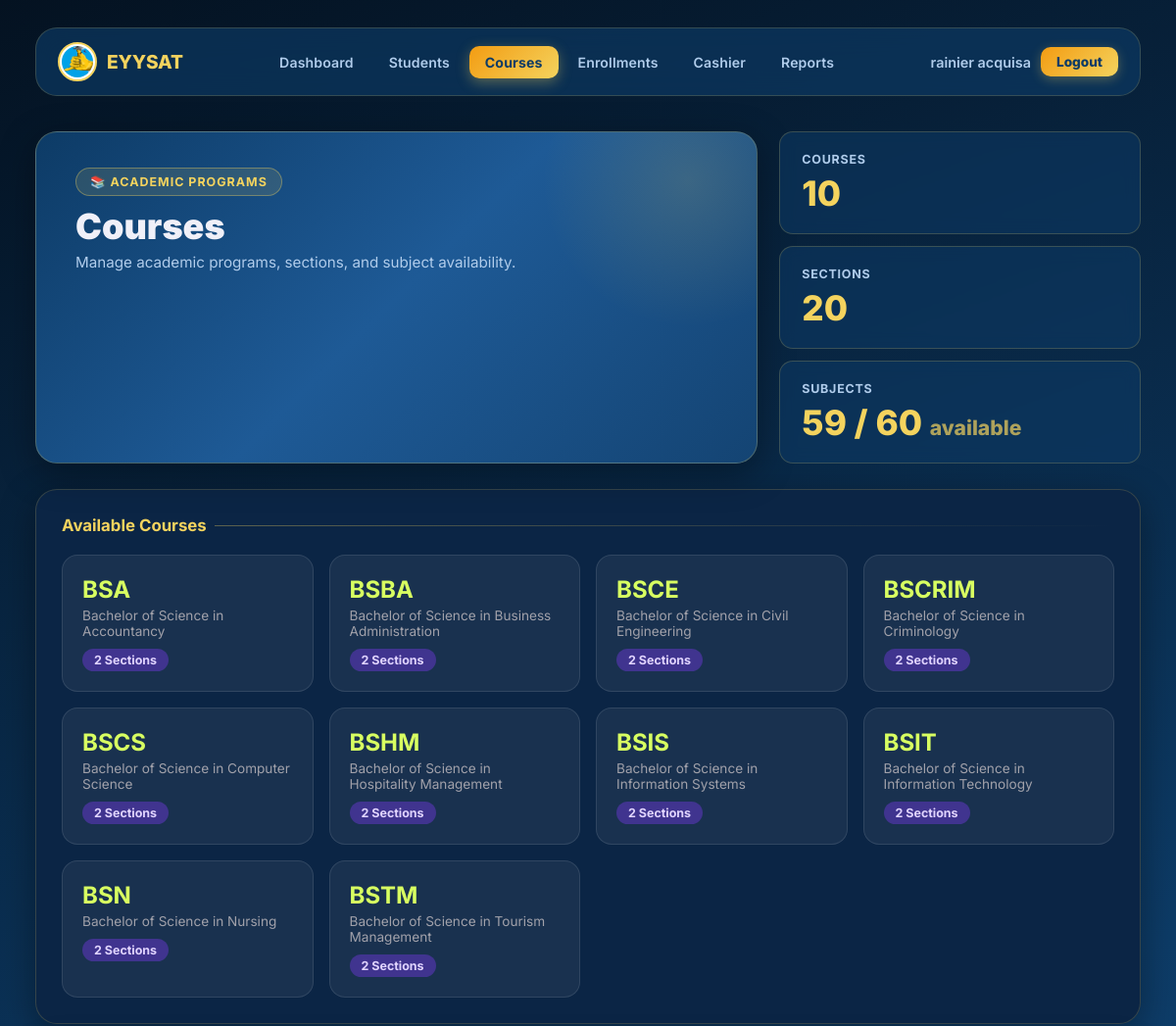
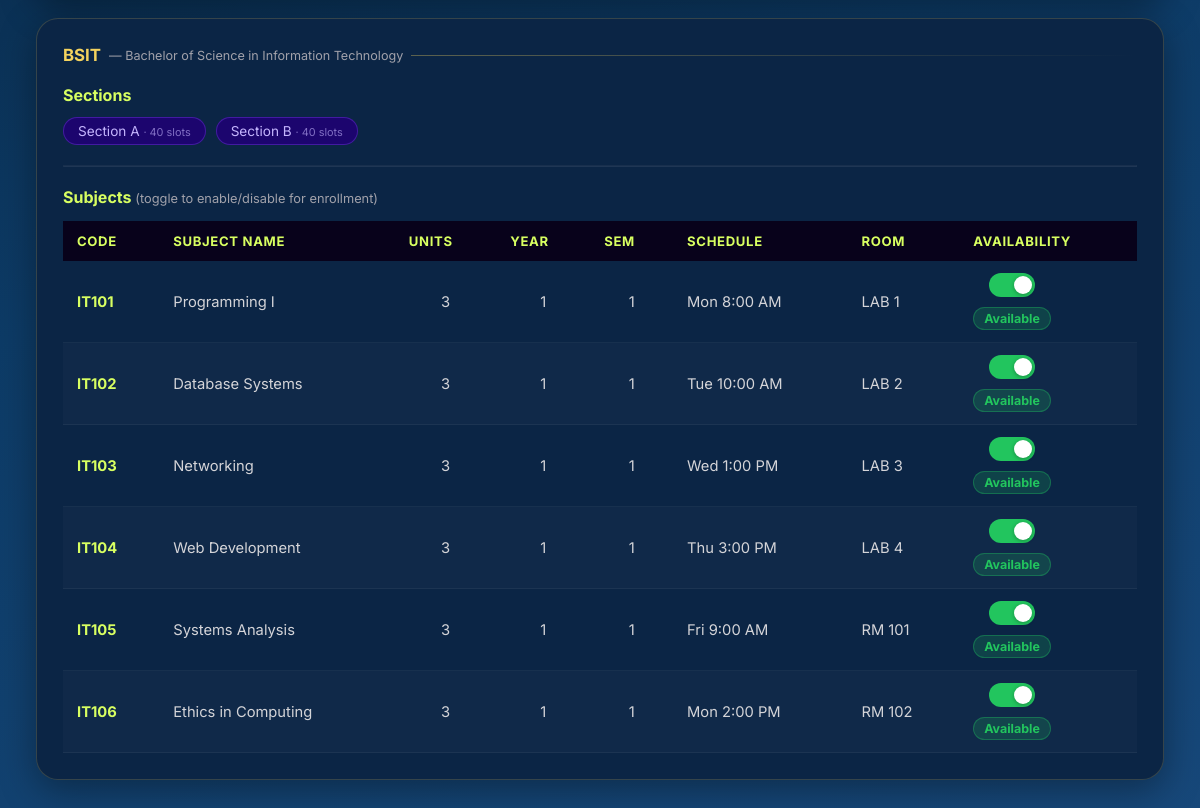
Page /admin/courses.php?course=1 (signed in) on the committed database (2 pictures, top to bottom).
### tables this page shows
CREATE TABLE `courses` (
  `id` int(11) NOT NULL,
  `course_code` varchar(20) NOT NULL,
  `course_name` varchar(100) NOT NULL,
  `created` timestamp NOT NULL DEFAULT current_timestamp()
);

CREATE TABLE `sections` (
  `id` int(11) NOT NULL,
  `section_id` int(11) DEFAULT NULL,
  `course_id` int(11) NOT NULL,
  `section_name` varchar(50) NOT NULL,
  `max_slots` int(11) DEFAULT 40,
  `created` timestamp NOT NULL DEFAULT current_timestamp()
);

CREATE TABLE `subjects` (
  `id` int(11) NOT NULL,
  `course_id` int(11) DEFAULT NULL,
  `subject_code` varchar(20) DEFAULT NULL,
  `subject_name` varchar(100) DEFAULT NULL,
  `units` int(11) DEFAULT NULL,
  `sem` int(11) DEFAULT NULL,
  `year_level` int(11) DEFAULT NULL,
  `created` timestamp NOT NULL DEFAULT current_timestamp(),
  `section_id` int(11) DEFAULT NULL,
  `schedule_day` varchar(20) DEFAULT NULL,
  `schedule_time` varchar(50) DEFAULT NULL,
  `room_number` varchar(20) DEFAULT NULL,
  `is_available` tinyint(1) NOT NULL DEFAULT 1
);

### admin/courses.php (the view, shortened to what this page needs)
<?php
include '../db/dbconn.php';
$selected_course = isset($_GET['course']) ? (int) $_GET['course'] : 0;
$coursesQuery = mysqli_query($conn, "
    SELECT
        courses.id,
        courses.course_code,
        courses.course_name,
        COUNT(sections.id) AS total_sections
    FROM courses
    LEFT JOIN sections ON courses.id = sections.course_id
    GROUP BY courses.id
    ORDER BY courses.course_code
");
$totalCourses  = mysqli_num_rows($coursesQuery);
$totalSections = (int) mysqli_fetch_assoc(mysqli_query($conn, 'SELECT COUNT(*) total FROM sections'))['total'];
$totalSubjects = (int) mysqli_fetch_assoc(mysqli_query($conn, 'SELECT COUNT(*) total FROM subjects'))['total'];
$availSubjects = (int) mysqli_fetch_assoc(mysqli_query($conn, 'SELECT COUNT(*) total FROM subjects WHERE is_available = 1'))['total'];
mysqli_data_seek($coursesQuery, 0);
?>
<!DOCTYPE html>
<html lang="en">
<head>
    <link rel="stylesheet" href="../css/admin_dashboard.css">
</head>
<body>
<div class="dashboard-container">
    <?php include 'navbar_layout.php'; ?>
    <div class="hero">
        <div class="welcome">
            <span class="hero-badge">📚 Academic Programs</span>
            <h1>Courses</h1>
            <p>Manage academic programs, sections, and subject availability.</p>
        </div>
        <div class="hero-stats">
            <div class="mini-stat">
                <h3>Courses</h3>
                <span><?= $totalCourses ?></span>
            </div>
            <div class="mini-stat">
                <h3>Sections</h3>
                <span><?= $totalSections ?></span>
            </div>
            <div class="mini-stat">
                <h3>Subjects</h3>
                <span><?= $availSubjects ?> / <?= $totalSubjects ?> <small style="font-size:.6em;opacity:.7;">available</small></span>
            </div>
        </div>
    </div>
    <div class="analytics-grid" style="grid-template-columns:1fr;">
        <div class="card">
            <h3>Available Courses</h3>
            <div class="course-grid">
                <?php while ($course = mysqli_fetch_assoc($coursesQuery)) { ?>
                    <a href="courses.php?course=<?= (int) $course['id'] ?>" class="course-card">
                        <h2><?= htmlspecialchars($course['course_code']) ?></h2>
                        <p><?= htmlspecialchars($course['course_name']) ?></p>
                        <span><?= (int) $course['total_sections'] ?> Sections</span>
                    </a>
                <?php } ?>
            </div>
        </div>
        <?php if ($selected_course > 0):
            $courseInfo = mysqli_fetch_assoc(mysqli_query($conn,
                'SELECT * FROM courses WHERE id = ' . $selected_course));
            if ($courseInfo):
        ?>
        <div class="card">
            <h3><?= htmlspecialchars($courseInfo['course_code']) ?>
                <span style="font-size:.75em;color:#a1a1aa;font-weight:400;">
                    — <?= htmlspecialchars($courseInfo['course_name']) ?>
                </span>
            </h3>
            <div style="margin:16px 0 8px;">
                <h4 style="color:#d8ff61;margin-bottom:12px;">Sections</h4>
                <div style="display:flex;gap:10px;flex-wrap:wrap;">
                    <?php
                    $sections = mysqli_query($conn,
                        'SELECT * FROM sections WHERE course_id = ' . $selected_course . ' ORDER BY section_name');
                    while ($section = mysqli_fetch_assoc($sections)): ?>
                        <div class="section-pill">
                            <?= htmlspecialchars($section['section_name']) ?>
                            <span style="opacity:.6;font-size:.8em;"> · <?= (int) $section['max_slots'] ?> slots</span>
                        </div>
                    <?php endwhile; ?>
                </div>
            </div>
            <hr style="border-color:rgba(255,255,255,.08);margin:20px 0;">
            <h4 style="color:#d8ff61;margin-bottom:14px;">Subjects
                <span style="color:#a1a1aa;font-weight:400;font-size:.8em;">(toggle to enable/disable for enrollment)</span>
            </h4>
            <div style="overflow-x:auto;">
                <table class="subjects-table">
                    <thead>
                        <tr>
                            <th>Code</th>
                            <th>Subject Name</th>
                            <th>Units</th>
                            <th>Year</th>
                            <th>Sem</th>
                            <th>Schedule</th>
                            <th>Room</th>
                            <th>Availability</th>
                        </tr>
                    </thead>
                    <tbody>
                        <?php
                        $subjects = mysqli_query($conn,
                            'SELECT * FROM subjects WHERE course_id = ' . $selected_course . ' ORDER BY year_level, sem, subject_code');
                        while ($subj = mysqli_fetch_assoc($subjects)):
                            $available = (bool) $subj['is_available'];
                        ?>
                        <tr>
                            <td><strong style="color:#d8ff61;"><?= htmlspecialchars($subj['subject_code']) ?></strong></td>
                            <td><?= htmlspecialchars($subj['subject_name']) ?></td>
                            <td style="text-align:center;"><?= (int) $subj['units'] ?></td>
                            <td style="text-align:center;"><?= (int) $subj['year_level'] ?></td>
                            <td style="text-align:center;"><?= (int) $subj['sem'] ?></td>
                            <td>
                                <?= htmlspecialchars($subj['schedule_day'] ?? '—') ?>
                                <?= htmlspecialchars($subj['schedule_time'] ?? '') ?>
                            </td>
                            <td><?= htmlspecialchars($subj['room_number'] ?? '—') ?></td>
                            <td>
                                <form method="POST" action="../functions/toggle_subject.php"
                                      style="display:inline-flex;align-items:center;gap:10px;">
                                    <label class="toggle-switch" title="<?= $available ? 'Click to disable' : 'Click to enable' ?>">
                                        <span class="toggle-track"></span>
                                    </label>
                                    <span class="avail-badge <?= $available ? 'badge-avail' : 'badge-unavail' ?>">
                                        <?= $available ? 'Available' : 'Unavailable' ?>
                                    </span>
                                </form>
                            </td>
                        </tr>
                        <?php endwhile; ?>
                    </tbody>
                </table>
            </div>
        </div>
        <?php endif; endif; ?>
    </div>
</div>
</body>
</html>

### css/admin_dashboard.css (style rules this page uses)
*, *::before, *::after { margin: 0; padding: 0; box-sizing: border-box; font-family: "Inter", sans-serif; }
:root { --lime: #f4d35e; --purple: #0d3b66; --purple-mid: #1e5a96; --purple-light: #f4d35e; --academy-gold: #f39c12; --bg-deep: #06182b; --bg-dark: #09223c; --bg-card: #0b2545; --bg-card2: #0f315a; --border: rgba(244, 211, 94, 0.18); --text-muted: #b0cceb; --text-dim: #769fcb; --radius-lg: 22px; --radius-md: 14px; --shadow-card: 0 10px 36px rgba(0,0,0,.35); --glow-lime: 0 0 24px rgba(244, 211, 94, 0.25); --glow-purple: 0 0 24px rgba(13, 59, 102, 0.4); }
html { scroll-behavior: smooth; }
body { min-height: 100vh; background: var(--bg-deep); color: #f0f0f8; }
.dashboard-container { background: linear-gradient(160deg, #041221 0%, #0d3b66 60%, #17487a 100%); min-height: 100vh; padding: 28px 36px 48px; }
.hero-badge { display: inline-block; background: rgba(244,211,94,.12); border: 1px solid rgba(244,211,94,.35); color: var(--lime); font-size: .78rem; font-weight: 700; letter-spacing: .08em; text-transform: uppercase; border-radius: 999px; padding: 6px 14px; margin-bottom: 12px; }
.hero { display: grid; grid-template-columns: 2fr 1fr; gap: 22px; margin-bottom: 26px; }
.welcome { background: linear-gradient(135deg, #0d3b66 0%, #1e5a96 50%, #144473 100%); border: 1px solid rgba(244,211,94,.25); border-radius: var(--radius-lg); padding: 36px 40px; position: relative; overflow: hidden; box-shadow: var(--shadow-card); }
.welcome::before { content: ''; position: absolute; width: 300px; height: 300px; background: radial-gradient(circle, rgba(244,211,94,.15), transparent 70%); right: -80px; top: -100px; pointer-events: none; }
.welcome h1 { font-size: clamp(2rem, 3vw, 3rem); font-weight: 900; line-height: 1.1; margin-bottom: 6px; }
.welcome > p { color: var(--text-muted); font-size: .95rem; margin-bottom: 24px; }
.hero-stats { display: flex; flex-direction: column; gap: 12px; }
.mini-stat { background: rgba(13, 59, 102, 0.55); border: 1px solid rgba(244, 211, 94, 0.2); border-radius: var(--radius-md); padding: 20px 22px; backdrop-filter: blur(8px); transition: all .25s; flex: 1; }
.mini-stat h3 { color: var(--text-muted); font-size: .78rem; font-weight: 700; letter-spacing: .06em; text-transform: uppercase; margin-bottom: 6px; }
.mini-stat span { font-size: 2.2rem; font-weight: 800; color: var(--lime); }
.analytics-grid { display: grid; grid-template-columns: 1fr 1fr; gap: 20px; }
.card { background: var(--bg-card); border: 1px solid var(--border); border-radius: var(--radius-lg); padding: 26px; box-shadow: var(--shadow-card); transition: border-color .25s; }
.card h3 { font-size: 1.05rem; font-weight: 700; color: var(--lime); margin-bottom: 20px; display: flex; align-items: center; gap: 8px; }
.card h3::after { content: ''; flex: 1; height: 1px; background: linear-gradient(to right, rgba(244, 211, 94, 0.35), transparent); }
.card form { display: flex; flex-direction: column; gap: 12px; }
.card label { font-weight: 600; font-size: .85rem; color: var(--text-muted); }
.cards, .course-grid { display: grid; grid-template-columns: repeat(auto-fit, minmax(200px, 1fr)); gap: 16px; }
.course-card { background: rgba(255,255,255,.04); border: 1px solid rgba(255,255,255,.08); border-radius: 14px; padding: 20px; text-decoration: none; color: #fff; transition: all .25s; border-left: 4px solid var(--purple); }
.course-card h2 { color: var(--lime); font-size: 1.4rem; margin-bottom: 6px; }
.course-card p { color: var(--text-muted); font-size: .85rem; margin-bottom: 10px; }
.course-card span { display: inline-block; background: rgba(124,58,237,.35); color: #c4b5fd; padding: 4px 12px; border-radius: 999px; font-size: .78rem; font-weight: 700; }
.subjects-table { width: 100%; border-collapse: collapse; font-size: .9rem; }
.subjects-table th { background: rgba(8,2,27,.7); color: var(--lime); padding: 10px 12px; text-align: left; font-size: .8rem; }
.subjects-table td { padding: 10px 12px; border-bottom: 1px solid rgba(255,255,255,.05); color: #d4d4d8; }
.subjects-table tr:nth-child(even) td { background: rgba(255,255,255,.02); }

### rows in the picture
courses: course_code "BSA", course_name "Bachelor of Science in Accountancy", total_sections "2"
courses: course_code "BSBA", course_name "Bachelor of Science in Business Administration", total_sections "2"
courses: course_code "BSCE", course_name "Bachelor of Science in Civil Engineering", total_sections "2"
courses: course_code "BSCRIM", course_name "Bachelor of Science in Criminology", total_sections "2"
courses: course_code "BSCS", course_name "Bachelor of Science in Computer Science", total_sections "2"
courses: course_code "BSHM", course_name "Bachelor of Science in Hospitality Management", total_sections "2"
courses: course_code "BSIS", course_name "Bachelor of Science in Information Systems", total_sections "2"
courses: course_code "BSIT", course_name "Bachelor of Science in Information Technology", total_sections "2"
courses: course_code "BSN", course_name "Bachelor of Science in Nursing", total_sections "2"
courses: course_code "BSTM", course_name "Bachelor of Science in Tourism Management", total_sections "2"
sections: section_name "Section A", max_slots "40"
sections: section_name "Section B", max_slots "40"
subjects: subject_code "IT101", subject_name "Programming I", units "3", year_level "1", sem "1", schedule_day "Mon", schedule_time "8:00 AM", room_number "LAB 1", is_available "Available"
subjects: subject_code "IT102", subject_name "Database Systems", units "3", year_level "1", sem "1", schedule_day "Tue", schedule_time "10:00 AM", room_number "LAB 2", is_available "Available"
subjects: subject_code "IT103", subject_name "Networking", units "3", year_level "1", sem "1", schedule_day "Wed", schedule_time "1:00 PM", room_number "LAB 3", is_available "Available"
subjects: subject_code "IT104", subject_name "Web Development", units "3", year_level "1", sem "1", schedule_day "Thu", schedule_time "3:00 PM", room_number "LAB 4", is_available "Available"
subjects: subject_code "IT105", subject_name "Systems Analysis", units "3", year_level "1", sem "1", schedule_day "Fri", schedule_time "9:00 AM", room_number "RM 101", is_available "Available"
subjects: subject_code "IT106", subject_name "Ethics in Computing", units "3", year_level "1", sem "1", schedule_day "Mon", schedule_time "2:00 PM", room_number "RM 102", is_available "Available"

### other values in the picture
$_SESSION['admin_name'] "rainier acquisa"
$totalCourses "10"
$totalSections "20"
$availSubjects "59"
$totalSubjects "60"
